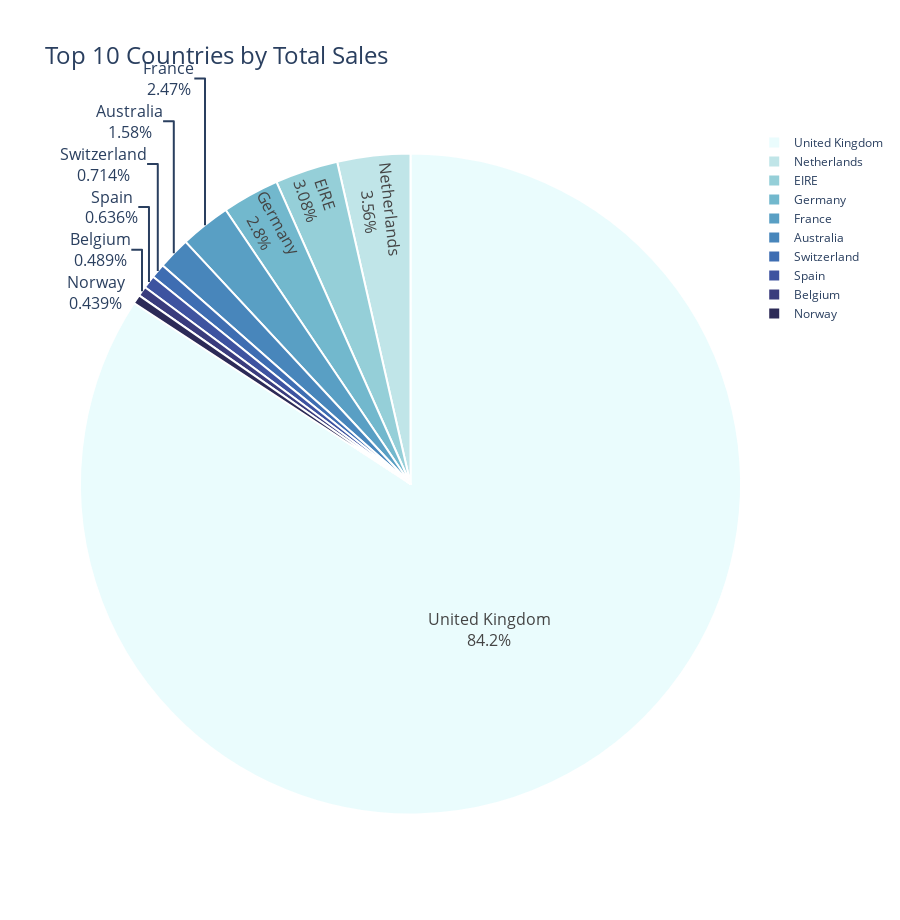

Here is the notebook cell this chart was saved with:
### Code cell
country_sales = UCI_cleaned.groupby('Country')['Invoice Revenue'].sum().reset_index()

# Sorting countries by total sales
top_countries = country_sales.sort_values(by='Invoice Revenue', ascending=False).head(10)

fig = px.pie(
    top_countries,
    names='Country',
    values='Invoice Revenue',
    title='Top 10 Countries by Total Sales',
    color_discrete_sequence=px.colors.sequential.ice_r,
)

fig.update_traces(
    textinfo='label+percent',
    textfont_size=16,
    marker=dict(line=dict(color='white', width=2))
)

fig.update_layout(
    title_font_size=24,
    height=920,
    width=900
)

fig.show()

### Figure 1 — Plotly figure (JSON) as saved in the notebook; plotly's stock layout.template omitted (floating-point values rounded to 4 significant figures)
{"data": [{"domain": {"x": [0, 1], "y": [0, 1]}, "hovertemplate": "Country=%{label}<br>Invoice Revenue=%{value}<extra></extra>", "labels": ["United Kingdom", "Netherlands", "EIRE", "Germany", "France", "Australia", "Switzerland", "Spain", "Belgium", "Norway"], "legendgroup": "", "marker": {"line": {"color": "white", "width": 2}}, "name": "", "showlegend": true, "textfont": {"size": 16}, "textinfo": "label+percent", "type": "pie", "values": [5930000.0, 250900.0, 217100.0, 196900.0, 173900.0, 111400.0, 50250.0, 44800.0, 34420.0, 30910.0]}], "layout": {"height": 920, "legend": {"tracegroupgap": 0}, "piecolorway": ["rgb(234, 252, 253)", "rgb(192, 229, 232)", "rgb(149, 207, 216)", "rgb(114, 184, 205)", "rgb(89, 159, 196)", "rgb(72, 134, 187)", "rgb(62, 109, 178)", "rgb(62, 83, 160)", "rgb(58, 60, 125)", "rgb(44, 42, 87)", "rgb(25, 25, 51)", "rgb(3, 5, 18)"], "title": {"font": {"size": 24}, "text": "Top 10 Countries by Total Sales"}, "width": 900}}
